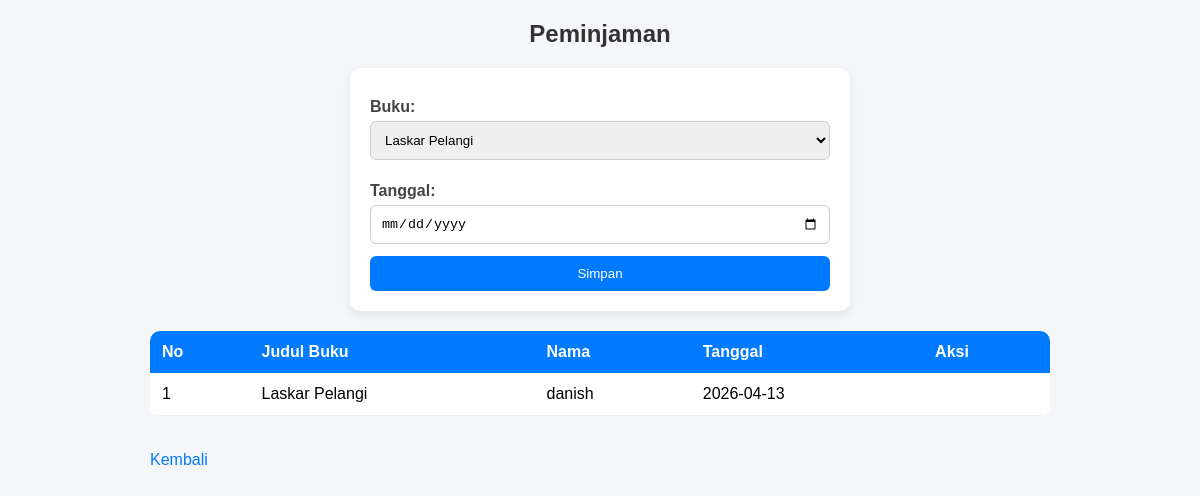
The page /peminjaman.php (signed in) on the database its author committed.
### tables this page shows
CREATE TABLE `peminjaman` (
  `id_peminjaman` int(11) NOT NULL,
  `id_buku` int(11) DEFAULT NULL,
  `id_anggota` int(11) DEFAULT NULL,
  `tanggal_pinjam` date DEFAULT NULL
);

CREATE TABLE `buku` (
  `id_buku` int(11) NOT NULL,
  `judul` varchar(100) DEFAULT NULL,
  `pengarang` varchar(100) DEFAULT NULL,
  `tahun` int(11) DEFAULT NULL
);

CREATE TABLE `anggota` (
  `id_anggota` int(11) NOT NULL,
  `nama` varchar(100) DEFAULT NULL,
  `kelas` varchar(50) DEFAULT NULL,
  `username` varchar(50) DEFAULT NULL,
  `password` varchar(50) DEFAULT NULL,
  `role` enum('admin','user') DEFAULT NULL
);

### peminjaman.php (the view, shortened to what this page needs)
<?php
include "koneksi.php";
?>
<!DOCTYPE html>
<html>
<head>
    <link rel="stylesheet" href="style.css">
</head>
<body>
    <div class="container">
        <h2>Peminjaman</h2>
        <form action="simpan_peminjaman.php" method="POST">
            <label>Buku:</label>
            <select name="id_buku" required>
                <?php
                $buku = mysqli_query($conn, "SELECT * FROM buku");
                while ($b = mysqli_fetch_array($buku)) {
                    echo "<option value='$b[id_buku]'>$b[judul]</option>";
                }
                ?>
            </select>
            <label>Tanggal:</label>
            <input type="date" name="tanggal" required>
            <button type="submit">Simpan</button>
        </form>
        <table>
            <tr>
                <th>No</th>
                <th>Judul Buku</th>
                <th>Nama</th>
                <th>Tanggal</th>
                <th>Aksi</th>
            </tr>
            <?php
            $no = 1;
            if ($_SESSION['role'] == "admin") {
                $data = mysqli_query($conn, "
                SELECT peminjaman.*, buku.judul, anggota.nama
                FROM peminjaman
                JOIN buku ON peminjaman.id_buku=buku.id_buku
                JOIN anggota ON peminjaman.id_anggota=anggota.id_anggota
            ");
            } else {
                $data = mysqli_query($conn, "
                SELECT peminjaman.*, buku.judul, anggota.nama
                FROM peminjaman
                JOIN buku ON peminjaman.id_buku=buku.id_buku
                JOIN anggota ON peminjaman.id_anggota=anggota.id_anggota
                WHERE anggota.username='$_SESSION[username]'
            ");
            }
            while ($d = mysqli_fetch_array($data)) {
                ?>
                <tr>
                    <td><?= $no++ ?></td>
                    <td><?= $d['judul'] ?></td>
                    <td><?= $d['nama'] ?></td>
                    <td><?= $d['tanggal_pinjam'] ?></td>
                    <td>
                    </td>
                </tr>
            <?php } ?>
        </table>
        <a class="btn-kembali" href="<?= ($_SESSION['role'] == 'admin') ? 'index.php' : 'user.php'; ?>">Kembali</a>
    </div>
</body>
</html>

### style.css (style rules this page uses)
* { margin: 0; padding: 0; box-sizing: border-box; }
body { font-family: Arial, sans-serif; background: #f4f6f9; padding: 20px; }
.container { max-width: 900px; margin: auto; }
h2 { margin-bottom: 20px; color: #333; text-align: center; }
form { background: #fff; padding: 20px; border-radius: 10px; box-shadow: 0 4px 10px rgba(0, 0, 0, 0.08); max-width: 500px; margin: 0 auto 20px; }
form label { display: block; font-weight: bold; margin-top: 10px; margin-bottom: 5px; color: #444; }
form input, form select { width: 100%; padding: 10px; margin-bottom: 12px; border: 1px solid #ccc; border-radius: 6px; transition: 0.2s; }
button { width: 100%; background: #007bff; color: white; padding: 10px; border: none; border-radius: 6px; cursor: pointer; transition: 0.2s; }
table { width: 100%; border-collapse: collapse; background: #fff; margin: 20px auto; border-radius: 10px; overflow: hidden; }
table th { background: #007bff; color: white; padding: 12px; text-align: left; }
table td { padding: 12px; border-bottom: 1px solid #eee; }
a { color: #007bff; text-decoration: none; }
.btn-kembali { display: inline-block; margin-top: 15px; }

### rows shown on the page
peminjaman: id_buku.judul "Laskar Pelangi", id_anggota.nama "danish", tanggal_pinjam "2026-04-13"

### other values the page prints
form field id_buku "Laskar Pelangi"
